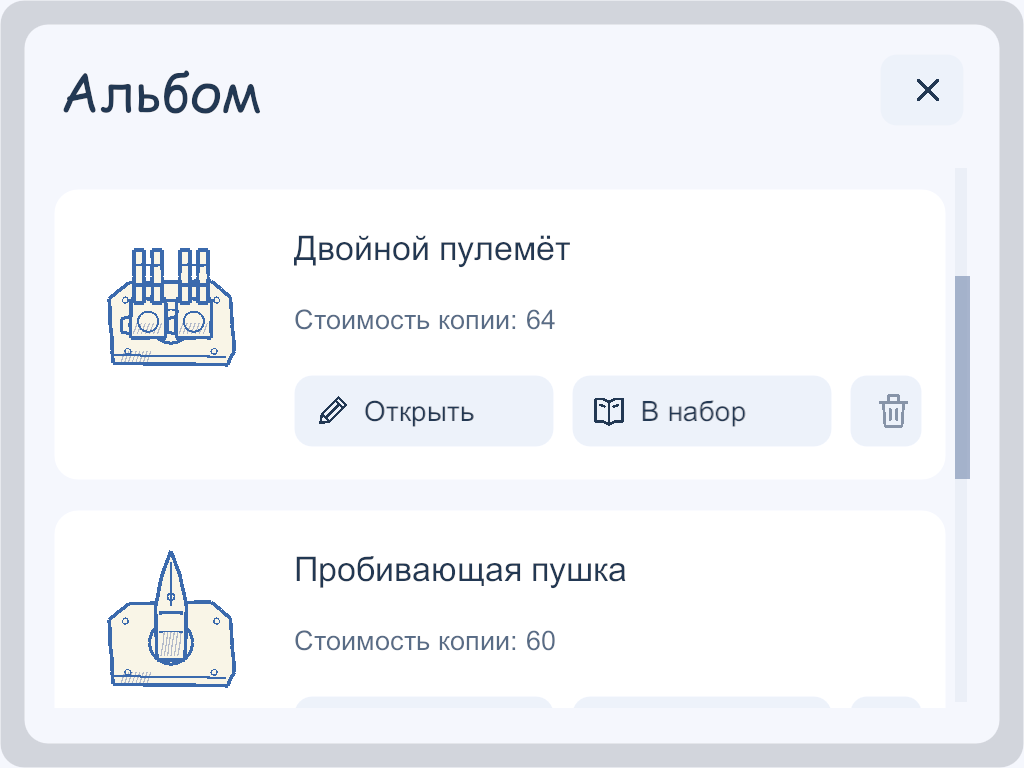
#> input picture docs/validation/2026-10-15-full-game-ui/album-1024-scale150.png, 1024 x 768 px; its folder holds 8 pictures in this run
$ python build-gallery.py
#> lines starting #> are read from the running program, lines starting #| are printed output that depends on the picture
"""Contact sheets and a local gallery of unaltered Unity Game View captures."""
from pathlib import Path
from html import escape
from PIL import Image, ImageDraw, ImageFont
import json

folder = Path(__file__).parent
images = sorted(p for p in folder.glob('*.png') if not p.name.startswith('overview'))
font = ImageFont.truetype('C:/Windows/Fonts/arial.ttf', 19)
records = []
for p in images:
    with Image.open(p) as im:
#> im is the input picture: PIL image 1024x768 RGB; mean R, G, B 240.3, 242.3, 246.4
        records.append(dict(file=p.name, width=im.width, height=im.height))
for start in range(0, len(images), 8):
    sheet = Image.new('RGB', (1280, 4 * 450), '#e5eaf3')
    draw = ImageDraw.Draw(sheet)
    for i, p in enumerate(images[start:start + 8]):
        with Image.open(p) as im:
            im.thumbnail((620, 408))
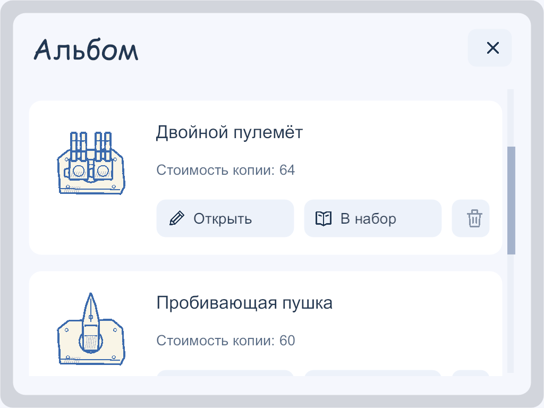
#> im: PIL image 544x408 RGB; mean R, G, B 240.2, 242.3, 246.4
            x, y = (i % 2) * 640, (i // 2) * 450
            sheet.paste(im.convert('RGB'), (x + 10, y + 34))
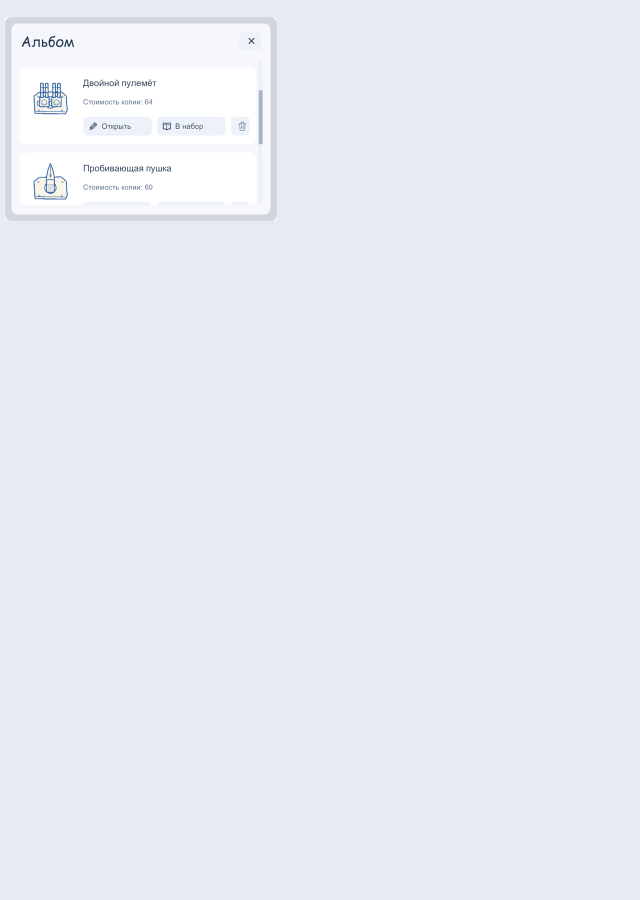
#> sheet: PIL image 1280x1800 RGB (shown at 1/2 size); mean R, G, B 230.1, 234.8, 243.3
            draw.text((x + 10, y + 8), p.stem, fill='#233953', font=font)
    sheet.save(folder / f'overview-{start // 8 + 1:02}.png')
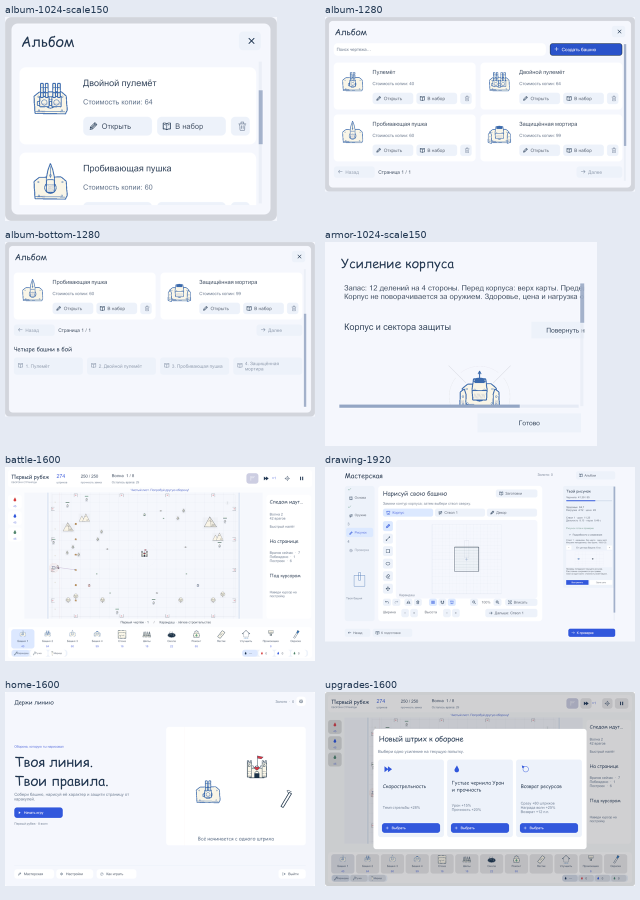
#> saved as overview-01.png: PIL image 1280x1800 RGB (shown at 1/2 size); mean R, G, B 234.8, 237.8, 244.3
featured = [('home-1600.png', 'Главное меню'), ('preparation-1600.png', 'Подготовка'),
            ('drawing-1920.png', 'Мастерская'), ('battle-1600.png', 'Бой'),
            ('upgrades-1600.png', 'Усиления'), ('victory-1600.png', 'Результат')]
sheet = Image.new('RGB', (1280, 3 * 450), '#e5eaf3')
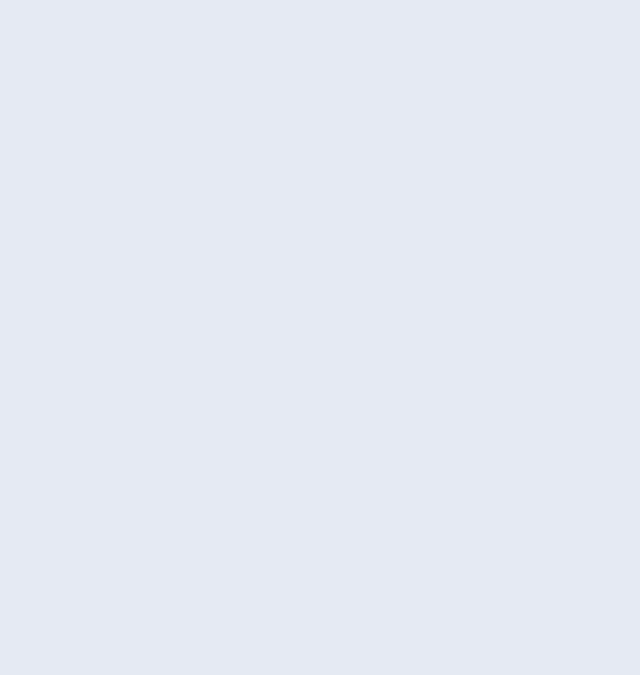
#> sheet: PIL image 1280x1350 RGB (shown at 1/2 size); mean R, G, B 229, 234, 243
draw = ImageDraw.Draw(sheet)
for i, (name, label) in enumerate(featured):
    with Image.open(folder / name) as im:
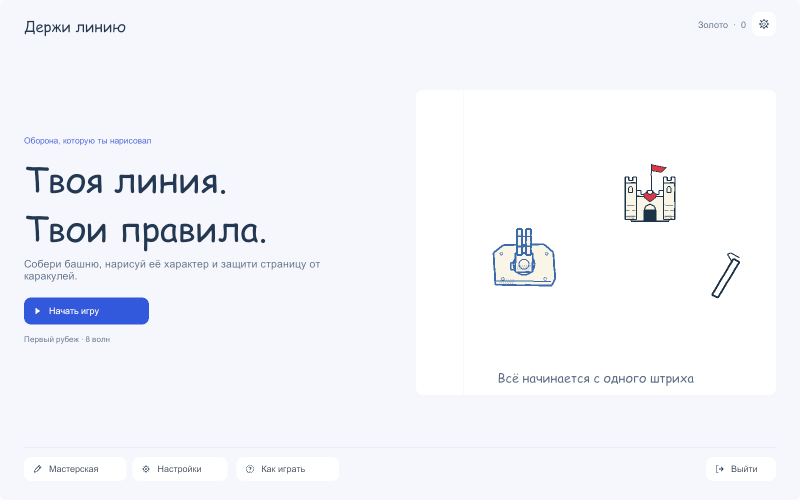
#> input picture docs/validation/2026-10-15-full-game-ui/home-1600.png, 1600 x 1000 px (shown at 1/2 size)
#> im is the input picture: PIL image 1600x1000 RGB; mean R, G, B 242.8, 244.8, 250.4
        im.thumbnail((620, 408))
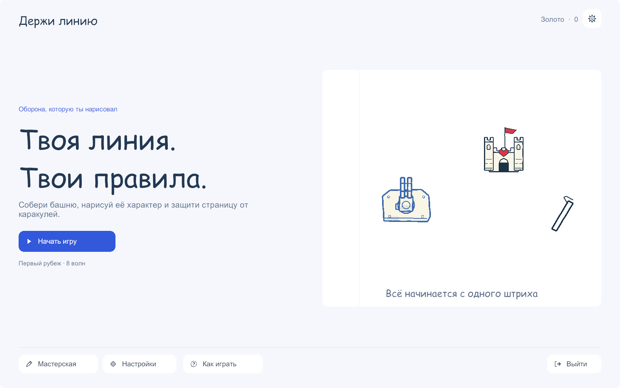
#> im: PIL image 620x388 RGB; mean R, G, B 242.7, 244.7, 250.4
        x, y = (i % 2) * 640, (i // 2) * 450
        sheet.paste(im.convert('RGB'), (x + 10, y + 34))
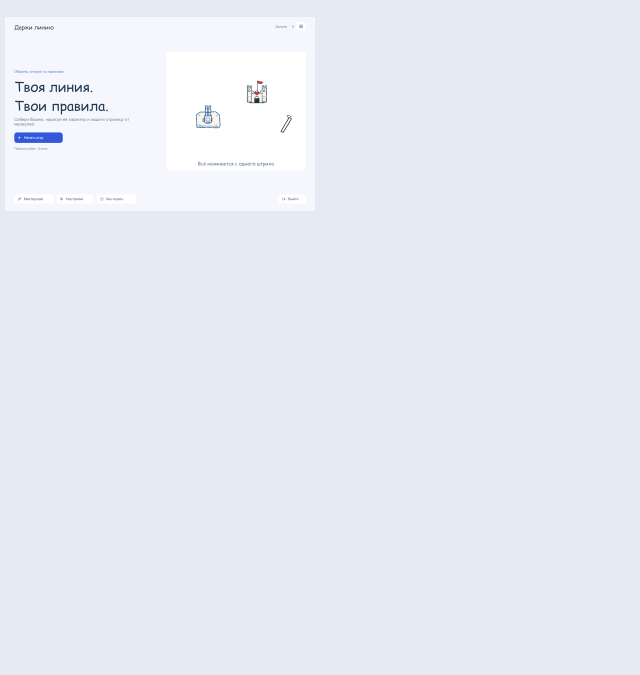
#> sheet: PIL image 1280x1350 RGB (shown at 1/2 size); mean R, G, B 230.9, 235.5, 244
#> (the run stopped early here; a loop or call above may not have finished)
